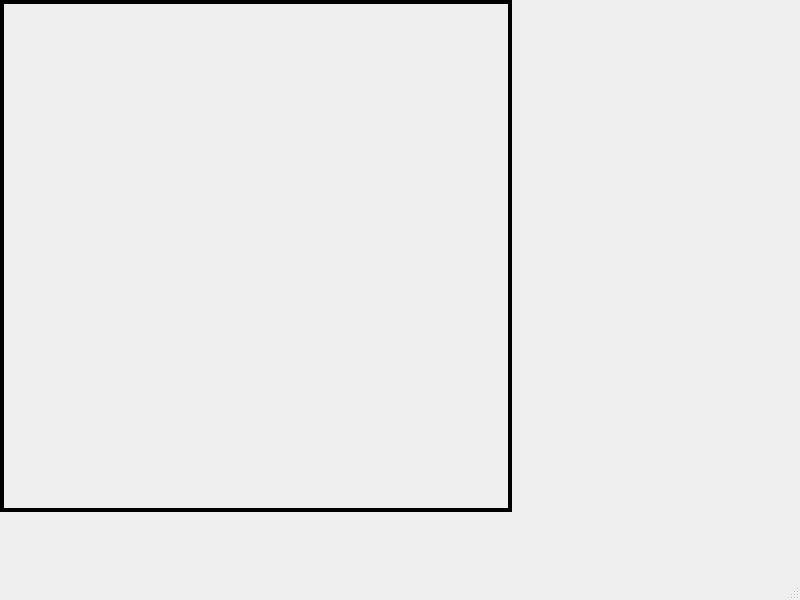
<?xml version="1.0" encoding="UTF-8"?>
<ui version="4.0">
 <class>MainWindow</class>
 <widget class="QMainWindow" name="MainWindow">
  <property name="geometry">
   <rect>
    <x>0</x>
    <y>0</y>
    <width>800</width>
    <height>600</height>
   </rect>
  </property>
  <property name="windowTitle">
   <string>MainWindow</string>
  </property>
  <widget class="QWidget" name="centralwidget">
   <widget class="QStackedWidget" name="stackedWidget">
    <property name="geometry">
     <rect>
      <x>0</x>
      <y>0</y>
      <width>512</width>
      <height>512</height>
     </rect>
    </property>
    <property name="styleSheet">
     <string notr="true">border: 2px solid black;</string>
    </property>
    <property name="currentIndex">
     <number>0</number>
    </property>
    <widget class="QWidget" name="page"/>
   </widget>
  </widget>
  <widget class="QMenuBar" name="menubar">
   <property name="geometry">
    <rect>
     <x>0</x>
     <y>0</y>
     <width>800</width>
     <height>21</height>
    </rect>
   </property>
  </widget>
  <widget class="QStatusBar" name="statusbar"/>
 </widget>
 <resources/>
 <connections/>
</ui>
